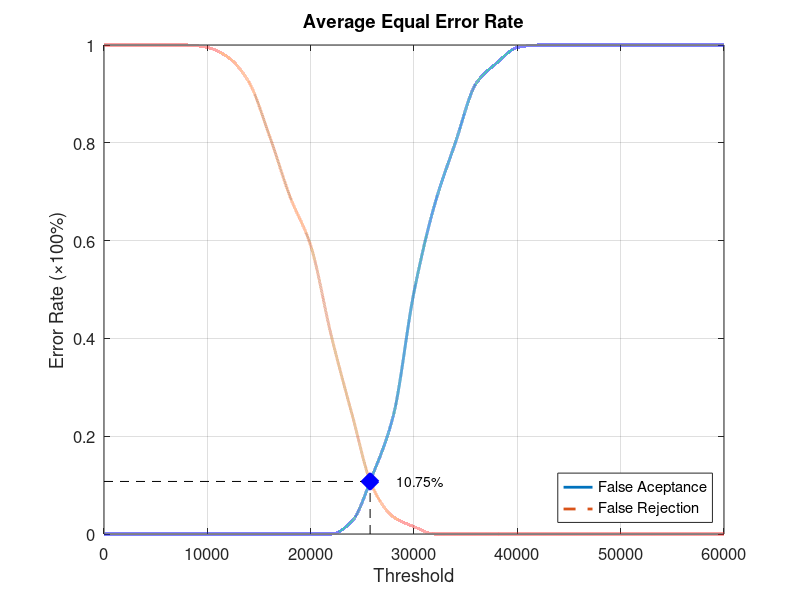
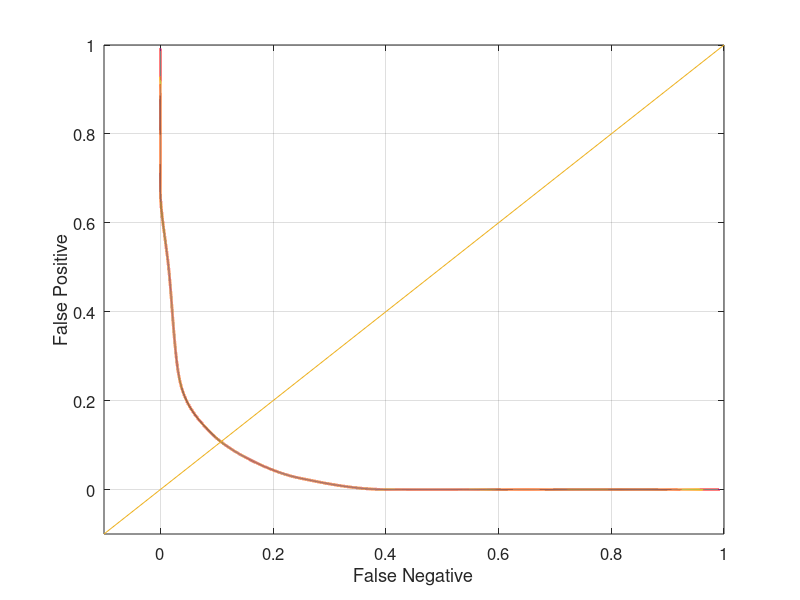

Write MATLAB code to recreate these figures, in order.
function yEER = Database1_3
close all;
clear;
clc;
x = 0:2000:60000;
xq = 0:0.5:60000;

y0 = [0 0 0 0 0 0 0 0 0 0 0 0 0.0263158 0.121053 0.242105 0.494737 0.673684 0.8 0.921053 0.963158 0.994737 1 1 1 1 1 1 1 1 1 1];
yy0 = interp1(x, y0, xq, 'pchip');
y1 = [1 1 1 1 1 0.995 0.975 0.925 0.815 0.69 0.59 0.405 0.245 0.095 0.035 0.015 0 0 0 0 0 0 0 0 0 0 0 0 0 0 0];
yy1 = interp1(x, y1, xq, 'pchip');

% Calculating EER: 
y2 = abs(y0 - y1);
find(y2 == min(y2))
yy2 = abs(yy0 - yy1);
xEER = find(yy2 == min(yy2));
xEERIndex = xq(xEER) % X-axis EER
yEER = yy0(xEER) % Y-axis EER

main = figure
plot(xq, yy0,'-','LineWidth', 2);	hold on
plot(xq, yy1,'--','LineWidth', 2);	hold on
plot([xEERIndex xEERIndex], [0 yEER], 'k--');	hold on
plot([0 xEERIndex], [yEER yEER], 'k--');	hold on
plot(xEERIndex, yEER, 'bx', 'LineWidth', 10);	hold on
text(xEERIndex + 10 * xEERIndex / 100, yEER, [num2str(round((10000 * yEER)) / 100) '%'])
legend('False Aceptance', 'False Rejection', 'Location', 'SouthEast')
xlabel('Threshold')
ylabel('Error Rate (\times100%)')
title('Average Equal Error Rate')
set(gca, 'FontSize', 12)
axis([0 60000 0 1])
grid on

print(main, 'Database1_3Main', '-dpng');
FNRxFPR = figure('Color', [1 1 1]);
plot(yy1, yy0, '-', yy1, yy0, 'LineWidth', 2);
hold on
y = -0.1:0.1:1
plot(y, y); 
set(gca, 'FontSize', 12)
xlabel('False Negative')
ylabel('False Positive')
axis([-0.1 1 -0.1 1])
set(gca, 'FontSize', 12)
grid on

print(FNRxFPR, 'Database1_3FNRxFPR','-dpng');
end
